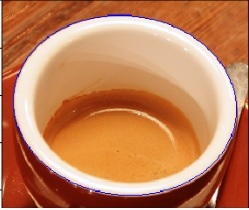
#> input picture hcage.jpg, 249 x 210 px
$ python Equalizador.py
#> lines starting #> are read from the running program, lines starting #| are printed output that depends on the picture
import cv2
import numpy as np
from matplotlib import pyplot as plt
from tkinter import filedialog
from tkinter import *

root = Tk()
root.withdraw()
root.filename =  filedialog.askopenfilename(initialdir = "/",title = "Select file",filetypes = (("all files",".*"),("jpg files",".jpg")))
#> the answer given: hcage.jpg
img = cv2.imread(root.filename)
#> img is the input picture: shape (210, 249, 3); mean B, G, R 88.6, 127.5, 193.9
root.destroy()

hist,bins = np.histogram(img.flatten(),256,[0,256])
#> hist = 256 values, max 1394 at index 234, min 288 at index 1, mean 612.8; bins = 257 values from 0 to 256

cdf = hist.cumsum()
#> cdf = 256 values from 1025 to 156870
cdf_normalized = cdf * hist.max()/ cdf.max()
#> cdf_normalized = 256 values from 9.11 to 1394

plt.plot(cdf_normalized, color = 'b')
plt.hist(img.flatten(),256,[0,256], color = 'r')
plt.xlim([0,256])
plt.legend(('cdf','histogram'), loc = 'upper left')
plt.show()
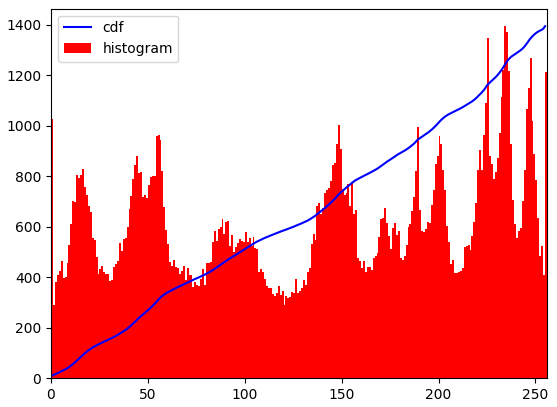
#> figure drawn by matplotlib, 1 panel; tallest bar 1394 high, from x = 234 to 235; curve peaks at x = 255, y = 1394

$ run again, on prueba.png
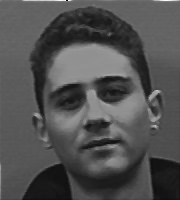
#> input picture prueba.png, 180 x 200 px
#> img is the input picture: shape (200, 180, 3); min 6, max 254, mean 80.9
#> hist = 256 values, max 3951 at index 99, min 0 at index 0, mean 421.9; bins = 257 values from 0 to 256
#> cdf = 256 values from 0 to 108000
#> cdf_normalized = 256 values from 0 to 3951
#> `plt.show()`:
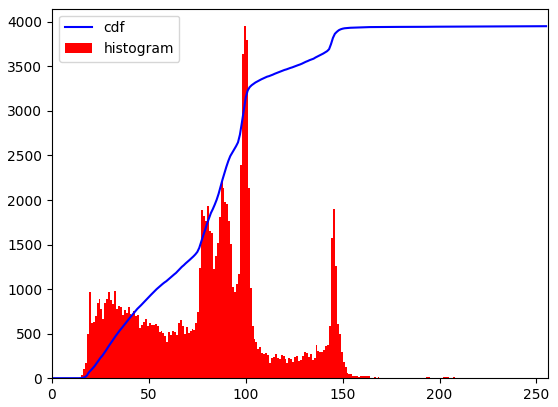
#> figure drawn by matplotlib, 1 panel; tallest bar 3951 high, from x = 99 to 100; curve peaks at x = 254, y = 3951
